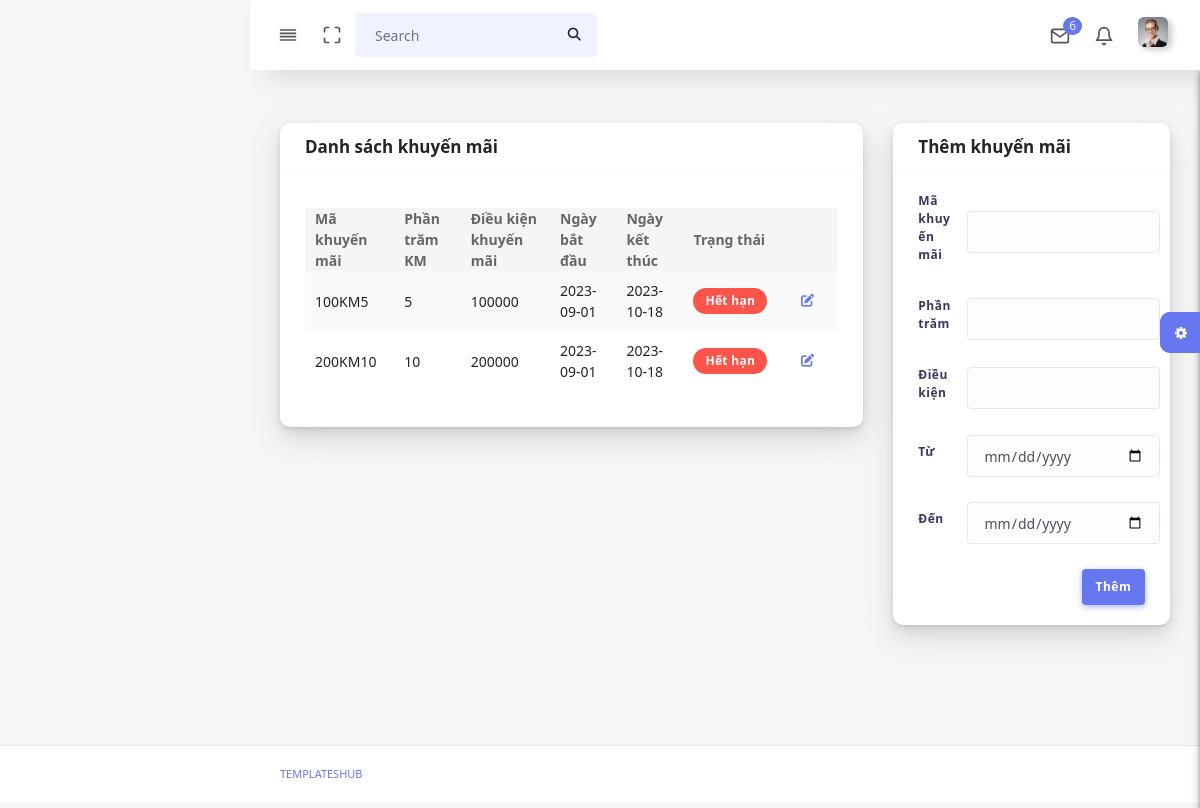
Page /admin/khuyenmai_ds.php on the earlier database version.
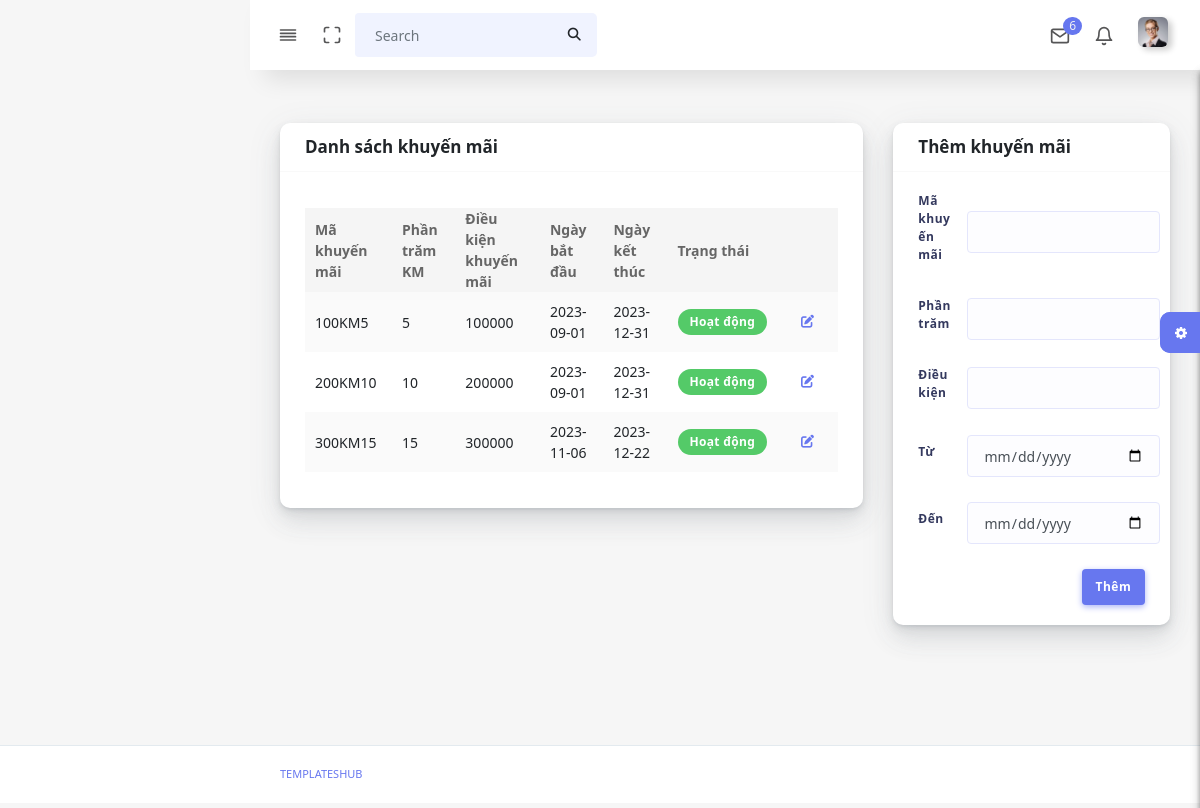
Same page on the later database version.
### tables this page shows
CREATE TABLE `khuyenmai` (
  `MAKM` varchar(10) NOT NULL,
  `PHANTRAMKM` int(11) DEFAULT NULL,
  `DIEUKIENKM` int(11) DEFAULT NULL,
  `NGAYBD` date DEFAULT NULL,
  `NGAYKT` date DEFAULT NULL,
  `KM_TT` tinyint(1) NOT NULL DEFAULT 0
);

### admin/khuyenmai_ds.php (the view, shortened to what this page needs)
<!DOCTYPE html>
<html lang="en">
<?php
  include('head.php');
?>
<body>
    <div id="app">
        <div class="main-wrapper main-wrapper-1">
            <div class="navbar-bg"></div>
            <?php
        include('navbar.php');
      ?>
            <div class="main-content">
                <section class="section">
                    <div class="section-body">
                        <div class="row">
                            <div class="col-8">
                                <div class="card">
                                    <div class="card-header">
                                        <h4>Danh sách khuyến mãi</h4>
                                    </div>
                                    <div class="card-body">
                                        <div class="table-responsive">
                                            <table class="table table-striped table-hover" id="tableExport"
                                                style="width:100%;">
                                                <tbody>
                                                    <?php
                        $servername = "localhost";
                        $username = "root";
                        $password = "";
                        $dbname = "qlbanmicay";
                        $conn = new mysqli($servername, $username, $password, $dbname);
                        $sql = "select * from khuyenmai";
                        $result = $conn->query($sql);
                        if ($result->num_rows > 0) {
                            echo '<table class="table table-striped table-hover" id="tableExport" style="width:100%;">';
                            echo '<thead>';
                            echo '<tr>';
                            echo '<th>Mã khuyến mãi</th>';
                            echo '<th>Phần trăm KM</th>';
                            echo '<th>Điều kiện khuyến mãi</th>';
                            echo '<th>Ngày bắt đầu</th>';
                            echo '<th>Ngày kết thúc</th>';
                            echo '<th>Trạng thái</th>';
                            echo '<th></th>';
                            echo '</tr>';
                            echo '</thead>';
                            echo '<tbody>';
                            while ($row = $result->fetch_assoc()) {
                                echo "<tr>
                                        <td>" . $row["MAKM"] . "</td>
                                        <td>" . $row["PHANTRAMKM"] . "</td>
                                        <td>" . $row["DIEUKIENKM"] . "</td>
                                        <td>" . $row["NGAYBD"] . "</td>
                                        <td>" . $row["NGAYKT"] . "</td>
                                        <td>";
                                        $endDate = $row["NGAYKT"];
                                        $curDate = date("Y-m-d");
                                        if ($endDate >= $curDate) {
                                            echo '<span class="badge badge-success">Hoạt động</span>';
                                        } else {
                                            echo '<span class="badge badge-danger">Hết hạn</span>';
                                        }
                                echo "</td>
                                        <td>";
                                        ?>
                                            <button class="btn btn-link float-right" href="sanpham_sua.php"><i class="fas fa-edit"></i></button>
                                        <?php
                                echo "</td>
                                    </tr>";
                            }
                            echo '</tbody>';
                            echo '</table>';
                        } else {
                            echo "Không có dữ liệu sản phẩm.";
                        }
                        ?>
                                                </tbody>
                                            </table>
                                        </div>
                                    </div>
                                </div>
                            </div>
                            <div class="col-4">
                            <div class="card">
                                <div class="card-header">
                                    <h4>Thêm khuyến mãi</h4>
                                </div>
                                <div class="card-body">
                                    <form action="khuyenmai_them.php" method="get">
                                        <div class="form-group row align-items-center">
                                            <label class="col-3" for="">Mã khuyến mãi</label>
                                            <input type="text" name="makm" id="" class="form-control col-9">
                                        </div>
                                        <div class="form-group row align-items-center">
                                            <label class="col-3" for="">Phần trăm</label>
                                            <input type="text" name="tile" id="" class="form-control col-9">
                                        </div>
                                        <div class="form-group row align-items-center">
                                            <label class="col-3" for="">Điều kiện</label>
                                            <input type="text" name="dk" id="" class="form-control col-9">
                                        </div>
                                        <div class="form-group row align-items-center">
                                            <label class="col-3" for="">Từ</label>
                                            <input type="date" name="tu" id="" class="form-control col-9">
                                        </div>
                                        <div class="form-group row align-items-center">
                                            <label class="col-3" for="">Đến</label>
                                            <input type="date" name="den" id="" class="form-control col-9">
                                        </div>
                                        <button class="btn btn-primary float-right" type="submit">Thêm</button>
                                    </form>
                                </div>
                            </div>
                        </div>
                    </div>
                </section>
                <div class="settingSidebar">
                    <a href="javascript:void(0)" class="settingPanelToggle"> <i class="fa fa-spin fa-cog"></i>
                    </a>
                </div>
            </div>
            <?php
        require 'settingSide.php';
        require 'footer.php';
      ?>

### admin/head.php (shortened to what this page needs)
<head>
    <link rel="stylesheet" href="assets/css/app.min.css">
    <link rel="stylesheet" href="https://cdnjs.cloudflare.com/ajax/libs/font-awesome/6.4.2/css/all.min.css"
 />
    <link rel="stylesheet" href="assets/css/style.css">
    <link rel="stylesheet" href="assets/css/components.css">
    <link rel="stylesheet" href="assets/css/custom.css">
    <link rel="stylesheet" href="assets/css/font-awesome.min.css">
    <link rel="stylesheet" href="path/to/font-awesome/css/font-awesome.min.css">
</head>

### admin/navbar.php (shortened to what this page needs)
<nav class="navbar navbar-expand-lg main-navbar sticky">
    <div class="form-inline mr-auto">
        <ul class="navbar-nav mr-3">
        <li><a href="#" data-toggle="sidebar" class="nav-link nav-link-lg
                                collapse-btn"> <i data-feather="align-justify"></i></a></li>
        <li><a href="#" class="nav-link nav-link-lg fullscreen-btn">
            <i data-feather="maximize"></i>
            </a></li>
        <li>
            <form class="form-inline mr-auto">
            <div class="search-element">
                <input class="form-control" type="search" placeholder="Search" aria-label="Search" data-width="200">
                <button class="btn" type="submit">
                <i class="fas fa-search"></i>
                </button>
            </div>
            </form>
        </li>
        </ul>
    </div>
    <ul class="navbar-nav navbar-right">
        <li class="dropdown dropdown-list-toggle"><a href="#" data-toggle="dropdown"
            class="nav-link nav-link-lg message-toggle"><i data-feather="mail"></i>
            <span class="badge headerBadge1">
            6 </span> </a>
        </li>
        <li class="dropdown dropdown-list-toggle"><a href="#" data-toggle="dropdown"
            class="nav-link notification-toggle nav-link-lg"><i data-feather="bell" class="bell"></i>
        </a>
        </li>
        <li class="dropdown"><a href="#" data-toggle="dropdown"
            class="nav-link dropdown-toggle nav-link-lg nav-link-user"> <img alt="image" src="assets/img/user.png"
            class="user-img-radious-style"> <span class="d-sm-none d-lg-inline-block"></span></a>
        </li>
    </ul>
    </nav>

### admin/settingSide.php (shortened to what this page needs)
<div class="settingSidebar">
          <a href="javascript:void(0)" class="settingPanelToggle"> <i class="fa fa-spin fa-cog"></i>
          </a>
        </div>

### admin/footer.php (shortened to what this page needs)
<footer class="main-footer">
        <div class="footer-left">
          <a href="templateshub.net">Templateshub</a></a>
        </div>
      </footer>
    </div>
  </div>
</body>
</html>

Differences in the rows shown:
changed khuyenmai "100KM5": NGAYKT "2023-10-18" → "2023-12-31"; NGAYKT "Hết hạn" → "Hoạt động"
changed khuyenmai "200KM10": NGAYKT "2023-10-18" → "2023-12-31"; NGAYKT "Hết hạn" → "Hoạt động"
added khuyenmai: MAKM "300KM15", PHANTRAMKM "15", DIEUKIENKM "300000", NGAYBD "2023-11-06", NGAYKT "2023-12-22", shows "Hoạt động"
